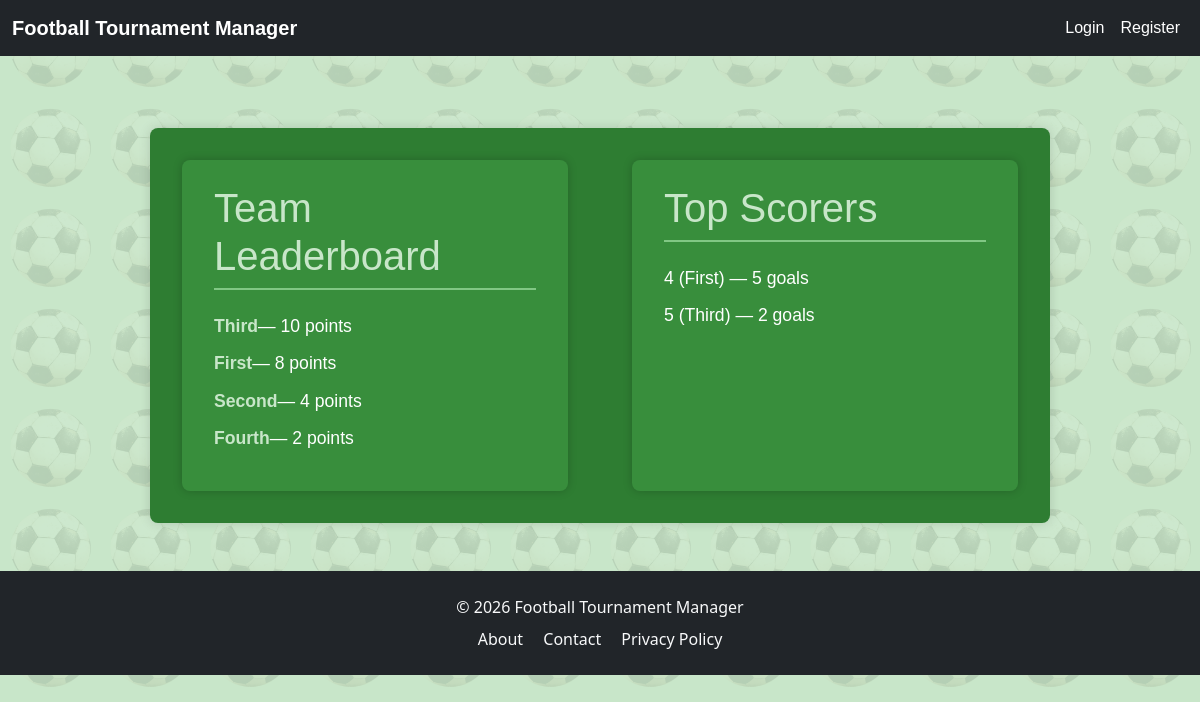
/tournament/24/leaderboard/, run on the app's committed database.
### tournamentapp/models.py (models this page shows, shortened)
class Team(models.Model):
    name = models.CharField(
        max_length=100,
        verbose_name="Team Name",
        )
    tournament = models.ForeignKey(
        Tournament,
        on_delete=models.CASCADE,
        related_name='teams'
    )
    logo = models.ImageField(
        upload_to='team_logos/',
        blank=True,
        null=True,
        verbose_name="Team Logo",
        )
    tournament_points = models.PositiveIntegerField(
        default=0,
        verbose_name="Tournament Points",
        )
    match_points = models.PositiveIntegerField(
        default=0,
        verbose_name="Match Points",
        )
    class Meta:
        unique_together = ('name', 'tournament')

class Player(models.Model):
    name = models.CharField(
        max_length=100,
        help_text="Enter the player's name or jersey number.",
        verbose_name="Player Name",
        blank=False,
        null=False,
        )
    team = models.ForeignKey(
        Team,
        on_delete=models.CASCADE,
        related_name='players',
        verbose_name="Team",
        help_text="Select the team this player belongs to.",
        blank=False,
        null=False,
        )
    goals = models.PositiveIntegerField(
        default=0,
        verbose_name="Goals Scored",
        help_text="Total goals scored by the player."
        )
    own_goals = models.PositiveIntegerField(
        default=0,
        verbose_name="Own Goals",
        help_text="Total own goals scored by the player.")
    yellow_cards = models.PositiveIntegerField(
        default=0,
        verbose_name="Yellow Cards",
        help_text="Total yellow cards received by the player."
        )
    red_cards = models.PositiveIntegerField(
        default=0
        )
    is_allowed_to_play = models.BooleanField(
        default=True,
        verbose_name="Allowed to Play",
        help_text="Indicates if the player is allowed to play in the next match.")
    class Meta:
        unique_together = ('name', 'team')
        verbose_name = "Player"
        verbose_name_plural = "Players"

### tournamentapp/views.py (the view, shortened to what this page needs)
# urls.py: path('tournament/<int:tournament_id>/leaderboard/', LeaderboardView.as_view(), name='leaderboard'),
class LeaderboardView(TemplateView):
    template_name = 'matches/leaderboard.html'
    def get_context_data(self, **kwargs):
        context = super().get_context_data(**kwargs)
        tournament_id = self.kwargs.get('tournament_id')
        tournament = get_object_or_404(Tournament, id=tournament_id)
        players = Player.objects.filter(
            team__tournament=tournament,
            goals__gt=0
        ).order_by('-goals')[:10]
        context['players'] = players
        teams = list(Team.objects.filter(tournament=tournament))
        points_groups = {}
        for team in teams:
            points_groups.setdefault(team.tournament_points, []).append(team)
        sorted_teams = []
        for points in sorted(points_groups.keys(), reverse=True):
            group = points_groups[points]
            if len(group) == 1:
                sorted_teams.extend(group)
                continue
        context['teams'] = sorted_teams
        context['tournament'] = tournament
        return context

### tournamentapp/context_processors.py (called while the page is built)
def current_tournament(request):
    tournament = Tournament.objects.first()
    return {'tournament': tournament}

### tournamentapp/templates/matches/leaderboard.html
{% extends 'base.html' %}
{% block content %}
<div class="leaderboard-container">
  <div class="leaderboard-column">
    <h1>Team Leaderboard</h1>
    {% if teams %}
        <ol>
        {% for team in teams %}
            <li>
                <a href="{% url 'team-detail' tournament.id team.pk %}">
                {{ team.name }}
                </a> — {{ team.tournament_points }} point{{ team.tournament_points|pluralize }}
            </li>
        {% endfor %}
        </ol>
    {% else %}
        <p>No teams available.</p>
    {% endif %}
  </div>
  <div class="leaderboard-column">
    <h1>Top Scorers</h1>
    {% if players %}
        <ol>
        {% for player in players %}
            <li>
                {{ player.name }} ({{ player.team.name }}) — {{ player.goals }} goal{{ player.goals|pluralize }}
            </li>
        {% endfor %}
        </ol>
    {% else %}
        <p>No goals recorded yet.</p>
    {% endif %}
  </div>
</div>
{% endblock %}

### tournamentapp/static/css/base.css (style rules this page uses)
body::before { content: ""; position: fixed; top: 0; left: 0; width: 100%; height: 100%; background: url("/static/imgs/footnail.png"); background-size: 100px; opacity: 10%; mix-blend-mode: multiply; z-index: -1; }
body { background-color: #c8e6c9; opacity: 99.9%; z-index: -11; }

### tournamentapp/static/css/leaderboard.css (style rules this page uses)
.leaderboard-container { display: flex; justify-content: center; gap: 4rem; max-width: 900px; margin: 3rem auto; padding: 2rem; background-color: #2e7d32; border-radius: 8px; box-shadow: 0 0 12px rgba(0,0,0,0.15); color: white; font-family: Arial, sans-serif; }
.leaderboard-column { flex: 1; min-width: 320px; background-color: #388e3c; padding: 1.5rem 2rem; border-radius: 8px; box-shadow: 0 0 10px rgba(0,0,0,0.2); }
.leaderboard-column a { color: #c8e6c9; text-decoration: none; font-weight: bold; }
.leaderboard-column h1 { color: #c8e6c9; margin-bottom: 1.5rem; border-bottom: 2px solid #81c784; padding-bottom: 0.5rem; }
.leaderboard-column ol { list-style-position: inside; padding-left: 0; }
.leaderboard-column li { margin-bottom: 0.8rem; font-size: 1.1rem; line-height: 1.4; display: flex; align-items: center; }

### data on the page
Team: name "Third", tournament_points "10"
Team: name "First", tournament_points "8"
Team: name "Second", tournament_points "4"
Team: name "Fourth", tournament_points "2"
Player: name "4", team.name "First", goals "5"
Player: name "5", team.name "Third", goals "2"
